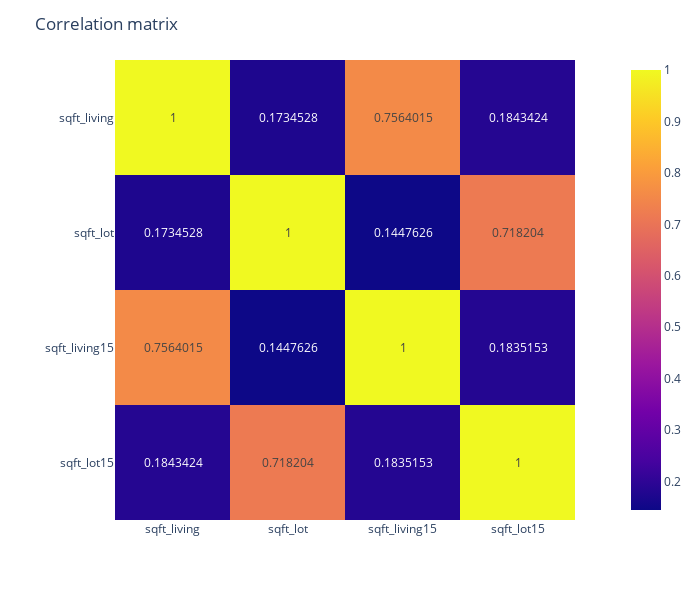

This figure's notebook cell:
### Code cell
fig = px.imshow(df_rcpa_corr.loc[["sqft_living", "sqft_lot", "sqft_living15", "sqft_lot15"], ["sqft_living", "sqft_lot", "sqft_living15", "sqft_lot15"]], text_auto = True)
fig.update_layout(title = "Correlation matrix", height = 600, width = 700, template = "plotly_white")
fig.show()

### Figure 1 — Plotly figure (JSON) as saved in the notebook; plotly's stock layout.template omitted (floating-point values rounded to 4 significant figures)
{"data": [{"coloraxis": "coloraxis", "hovertemplate": "x: %{x}<br>y: %{y}<br>color: %{z}<extra></extra>", "name": "0", "texttemplate": "%{z}", "type": "heatmap", "x": ["sqft_living", "sqft_lot", "sqft_living15", "sqft_lot15"], "xaxis": "x", "y": ["sqft_living", "sqft_lot", "sqft_living15", "sqft_lot15"], "yaxis": "y", "z": [[1, 0.1735, 0.7564, 0.1843], [0.1735, 1, 0.1448, 0.7182], [0.7564, 0.1448, 1, 0.1835], [0.1843, 0.7182, 0.1835, 1]]}], "layout": {"coloraxis": {"colorscale": [[0, "#0d0887"], [0.1111, "#46039f"], [0.2222, "#7201a8"], [0.3333, "#9c179e"], [0.4444, "#bd3786"], [0.5556, "#d8576b"], [0.6667, "#ed7953"], [0.7778, "#fb9f3a"], [0.8889, "#fdca26"], [1, "#f0f921"]]}, "height": 600, "margin": {"t": 60}, "title": {"text": "Correlation matrix"}, "width": 700, "xaxis": {"anchor": "y", "constrain": "domain", "domain": [0, 1], "scaleanchor": "y"}, "yaxis": {"anchor": "x", "autorange": "reversed", "constrain": "domain", "domain": [0, 1]}}}
